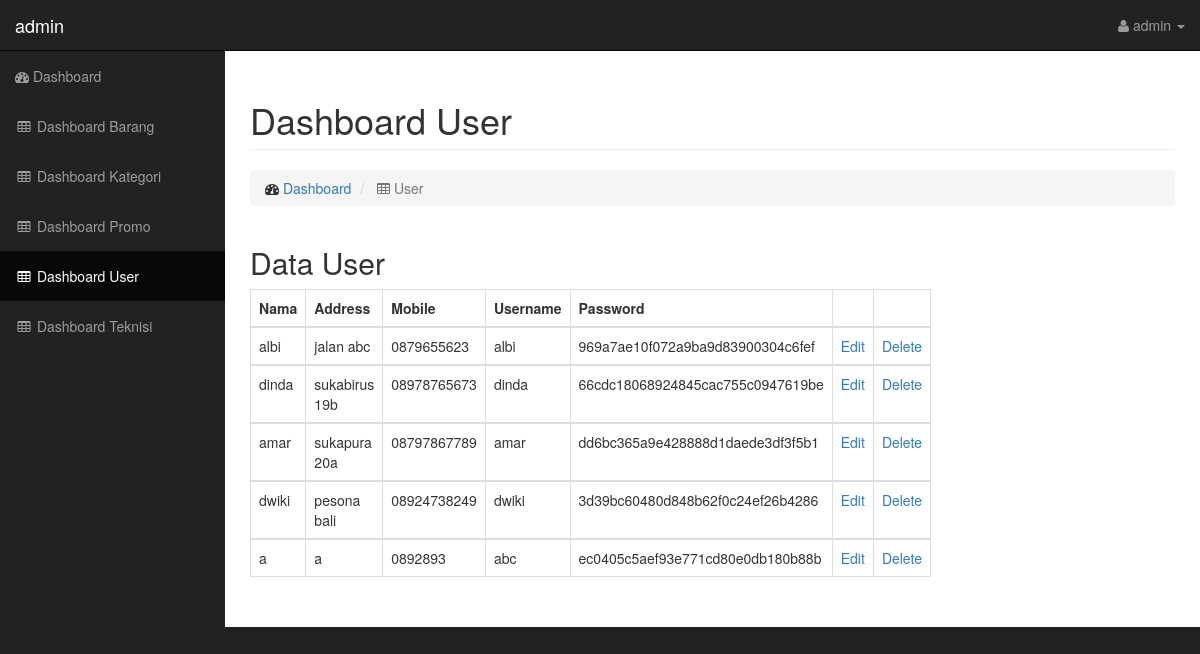
/indomaret/dashboard-user.php (signed in), run on the app's committed database.
### tables this page shows
CREATE TABLE `tb_user` (
  `id_user` int(11) NOT NULL,
  `nama` varchar(50) NOT NULL,
  `address` varchar(200) NOT NULL,
  `no_hp` varchar(15) NOT NULL,
  `username` varchar(25) NOT NULL,
  `password` varchar(100) NOT NULL
);

### indomaret/dashboard-user.php (the view, shortened to what this page needs)
<!DOCTYPE html>
<html lang="en">
<head>
    <link href="css/bootstrap.min.css" rel="stylesheet">
    <link href="css/sb-admin.css" rel="stylesheet">
    <link href="font-awesome/css/font-awesome.min.css" rel="stylesheet" type="text/css">
</head>
<body>
    <div id="wrapper">
        <nav class="navbar navbar-inverse navbar-fixed-top" role="navigation">
            <div class="navbar-header">
                <a class="navbar-brand" href="dashboard-admin.php">
                  <?php echo $_SESSION['username'];?>
                </a>
            </div>
            <ul class="nav navbar-right top-nav">
                <li class="dropdown">
                    <a href="#" class="dropdown-toggle" data-toggle="dropdown"><i class="fa fa-user"></i> <?php echo $_SESSION['username'];?> <b class="caret"></b></a>
                </li>
            </ul>
            <div class="collapse navbar-collapse navbar-ex1-collapse">
                <ul class="nav navbar-nav side-nav">
                  <li>
                      <a href="dashboard-admin.php"><i class="fa fa-dashboard"></i> Dashboard </a>
                  </li>
                  <li>
                      <a href="dashboard-barang.php"><i class="fa fa-fw fa-table"></i> Dashboard Barang </a>
                  </li>
                  <li>
                      <a href="dashboard-kategori.php"><i class="fa fa-fw fa-table"></i> Dashboard Kategori </a>
                  </li>
                  <li>
                      <a href="dashboard-promo.php"><i class="fa fa-fw fa-table"></i> Dashboard Promo </a>
                  </li>
                  <li class="active">
                      <a href="dashboard-user.php"><i class="fa fa-fw fa-table"></i> Dashboard User </a>
                  </li>
                  <li>
                      <a href="dashboard-teknisi.php"><i class="fa fa-fw fa-table"></i> Dashboard Teknisi </a>
                  </li>
                </ul>
            </div>
        </nav>
        <div id="page-wrapper">
            <div class="container-fluid">
                <div class="row">
                    <div class="col-lg-12">
                        <h1 class="page-header">
                            Dashboard User
                        </h1>
                        <ol class="breadcrumb">
                            <li>
                                <i class="fa fa-dashboard"></i>  <a href="dashboard-admin.php">Dashboard</a>
                            </li>
                            <li class="active">
                                <i class="fa fa-table"></i> User
                            </li>
                        </ol>
                    </div>
                </div>
                <div class="row">
                    <div class="col-lg-6">
                        <h2>Data User</h2>
                        <div>
                          <?php
                          $query = "SELECT nama, address, no_hp, username, md5(password) FROM tb_user";
                          $result = mysql_query($query);
                          if($result){
                           ?>
                            <table class="table table-bordered table-hover">
                                <thead>
                                    <tr>
                                        <th>Nama</th>
                                        <th>Address</th>
                                        <th>Mobile</th>
                                        <th>Username</th>
                                        <th>Password</th>
                                        <th></th>
                                        <th></th>
                                    </tr>
                                </thead>
                                <?php
                                  while($row = mysql_fetch_row($result)){
                                ?>
                                <tbody>
                                    <tr>
                                      <?php
                                          $nama = $row[0];
                                          $address = $row[1];
                                          $nohp = $row[2];
                                          $user = $row[3];
                                          $pass = $row[4];
                                      ?>
                                        <td><?php echo $nama; ?></td>
                                        <td><?php echo $address; ?></td>
                                        <td><?php echo $nohp; ?></td>
                                        <td><?php echo $user; ?></td>
                                        <td><?php echo $pass; ?></td>
                                        <td><a class='button' type='vertical-align:middle'>Edit</a></td>
                                        <td><a class='button' type='vertical-align:middle'>Delete</a></td>
                                    </tr>
                                    <?php
                                      }
                                    ?>
                                </tbody>
                            </table>
                            <?php
                            }
                            ?>
                        </div>
                    </div>
                </div>
            </div>
        </div>
    </div>
</body>
</html>

### indomaret/css/sb-admin.css (style rules this page uses)
body { margin-top: 100px; background-color: #222; }
@media (min-width:768px) { body { margin-top: 50px; } }
#wrapper { padding-left: 0; }
#page-wrapper { width: 100%; padding: 0; background-color: #fff; }
@media (min-width:768px) { #wrapper { padding-left: 225px; } }
@media (min-width:768px) { #page-wrapper { padding: 10px; } }
.top-nav { padding: 0 15px; }
.top-nav>li { display: inline-block; float: left; }
.top-nav>li>a { padding-top: 15px; padding-bottom: 15px; line-height: 20px; color: #999; }
@media (min-width:768px) { .side-nav { position: fixed; top: 51px; left: 225px; width: 225px; margin-left: -225px; border: none; border-radius: 0; overflow-y: auto; background-color: #222; bottom: 0; overflow-x: hidden; padding-bottom: 40px; } }
@media (min-width:768px) { .side-nav>li>a { width: 225px; } }

### data on the page
tb_user: nama "albi", address "jalan abc", no_hp "0879655623", username "albi", pass "969a7ae10f072a9ba9d83900304c6fef"
tb_user: nama "dinda", address "sukabirus 19b", no_hp "08978765673", username "dinda", pass "66cdc18068924845cac755c0947619be"
tb_user: nama "amar", address "sukapura 20a", no_hp "08797867789", username "amar", pass "dd6bc365a9e428888d1daede3df3f5b1"
tb_user: nama "dwiki", address "pesona bali", no_hp "08924738249", username "dwiki", pass "3d39bc60480d848b62f0c24ef26b4286"
tb_user: nama "a", address "a", no_hp "0892893", username "abc", pass "ec0405c5aef93e771cd80e0db180b88b"

### other printed values
$_SESSION['username'] "admin"
